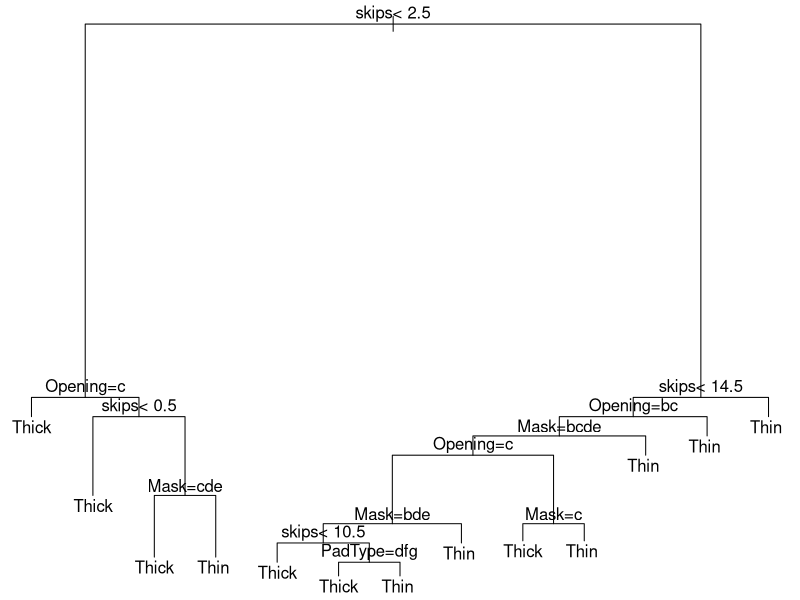

The R source for this figure:
library(rpart)
data("solder")
str(solder) 
floor_val<-floor(0.8*nrow(solder)) 
train<-sample(nrow(solder),size=floor_val)
trainingData<-solder[train,]
testData<-solder[-train,]
solder_fit<-rpart(Solder~.,parms=list(split='information'), minsplit=2, minbucket=1,data=trainingData,method='class')
par(mar = rep(0.1, 4)) 
plot(solder_fit)
text(solder_fit)
summary(solder_fit)
CPVal<-solder_fit$cptable[which.min(solder_fit$cptable[,"xerror"]),"CP"]
CPVal 
pruned_fit<-prune(solder_fit,cp=as.numeric(CPVal))
out<-predict(pruned_fit,newdata=testData,type="vector")
tab <- table(out, testData$Solder) 
tab
accuracy<-sum(diag(tab))/sum(tab)
accuracyPercentage<-accuracy*100
accuracyPercentage
